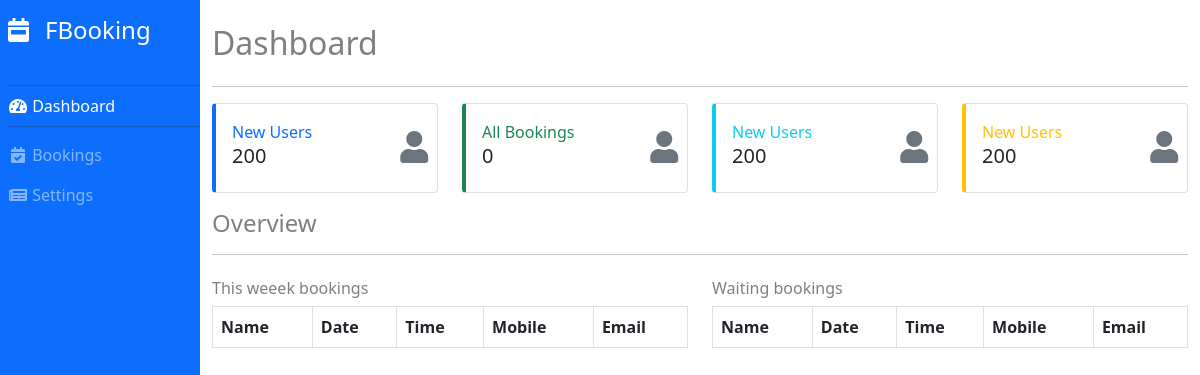
/booking2/admin (signed in), run on an earlier commit of the app's database.
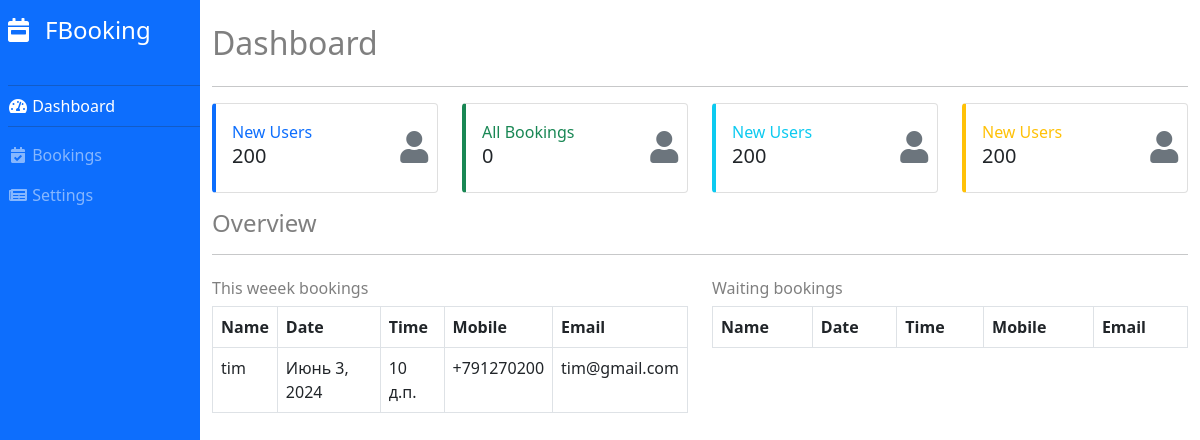
And on a later commit of the database.
### booking/models.py (models this page shows, shortened)
class Booking(models.Model):
    user = models.ForeignKey(settings.AUTH_USER_MODEL,
                             on_delete=models.CASCADE, blank=True, null=True)
    date = models.DateField()
    time = models.TimeField()
    user_name = models.CharField(max_length=250)
    user_email = models.EmailField()
    approved = models.BooleanField(default=False)
    user_mobile = models.CharField(blank=True, null=True, max_length=10)
    created_at = models.DateTimeField(auto_now_add=True)
    updated_at = models.DateTimeField(auto_now=True)

### booking/views/admin_views/home_view.py (the view)
# urls.py: path("admin", BookingHomeView.as_view(), name="admin_dashboard"),
class BookingHomeView(BookingSettingMixin, TemplateView):
    model = Booking
    template_name = "booking/admin/dashboard.html"
    def get_context_data(self, **kwargs):
        context = super().get_context_data(**kwargs)
        context["last_bookings"] = Booking.objects.filter().order_by(
            "date", "time")[:10]
        context["waiting_bookings"] = Booking.objects.filter(
            approved=False).order_by("-date", "time")[:10]
        return context

### booking/utils.py (called while the page is built)
    @method_decorator(login_required)
    def dispatch(self, request, *args, **kwargs):
        if not request.user.is_staff:
            return redirect(settings.LOGIN_URL)
        return super().dispatch(request, *args, **kwargs)

### booking/templates/booking/admin/dashboard.html
{% extends 'booking/base.html' %}
{% block content %}
    <h2 class="text-black-50 my-4">Dashboard</h2>
    <hr>
    {% include 'booking/admin/components/home_top_card.html' %}
    <h4 class="text-black-50">Overview</h4>
    <hr>
    <div class="row">
        <div class="col-lg-6 table-responsive my-2">
            <h6 class="text-black-50">This weeek bookings</h6>
            {% include 'booking/admin/components/booking_tabel.html' with bookings=last_bookings %}
        </div>
        <div class="col-lg-6 table-responsive my-2">
            <h6 class="text-black-50">Waiting bookings</h6>
            {% include 'booking/admin/components/booking_tabel.html' with bookings=waiting_bookings %}
        </div>
    </div>
{% endblock content %}

### booking/templates/booking/admin/components/booking_tabel.html (shortened to what this page needs)
<table class="table table-bordered table-hover">
    <thead>
      <tr>
        <th scope="col">Name</th>
        <th scope="col">Date</th>
        <th scope="col">Time</th>
        <th scope="col">Mobile</th>
        <th scope="col">Email</th>
      </tr>
    </thead>
    <tbody>
      {% for booking in bookings %}
      <tr>
        <td>{{booking.user_name}}</td>
        <td>{{booking.date}}</td>
        <td>{{booking.time}}</td>
        <td>{{booking.user_mobile|default:""}}</td>
        <td>{{booking.user_email}}</td>
      </tr>
      {% endfor %}
    </tbody>
  </table>

What changed in the data, as far as the page shows it:
added Booking: user_name "tim", date "Июнь 3, 2024", time "10 д.п.", user_mobile "+791270200", user_email "tim@gmail.com"
